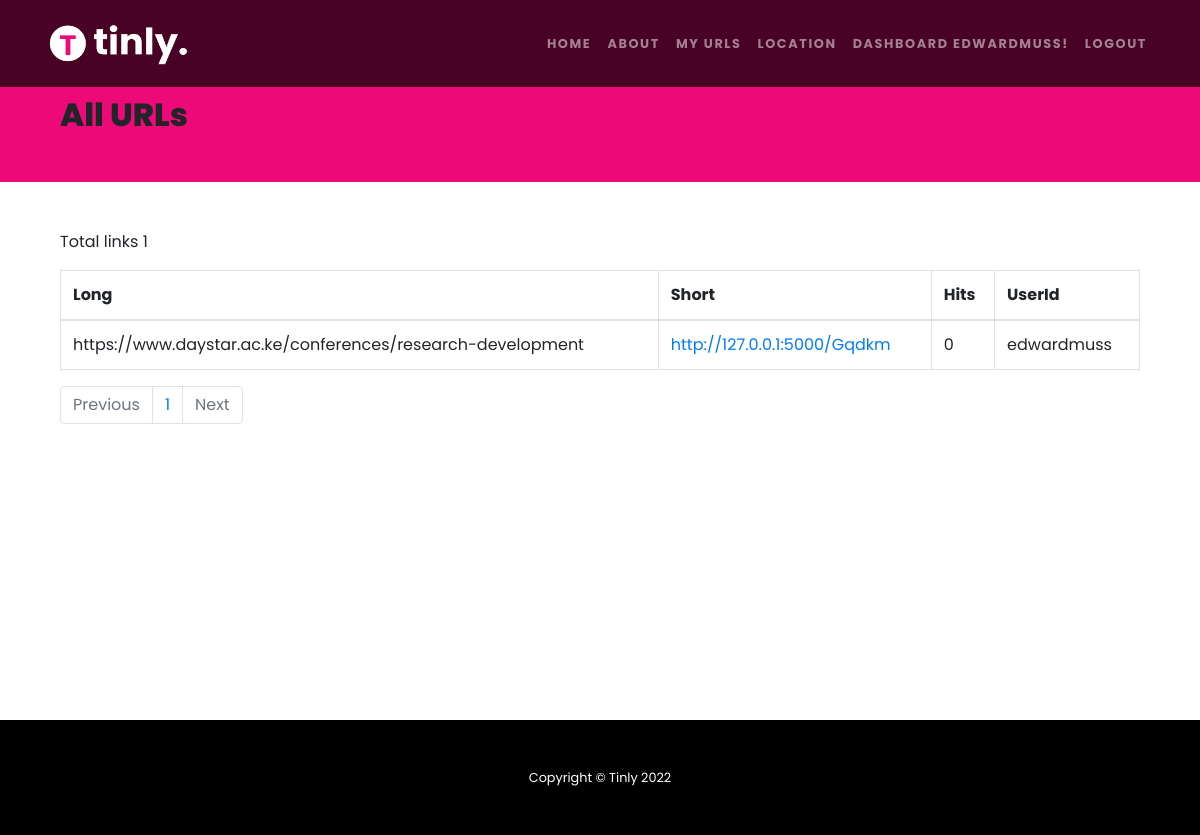
The app's page /my-urls/1 (signed in), older data.
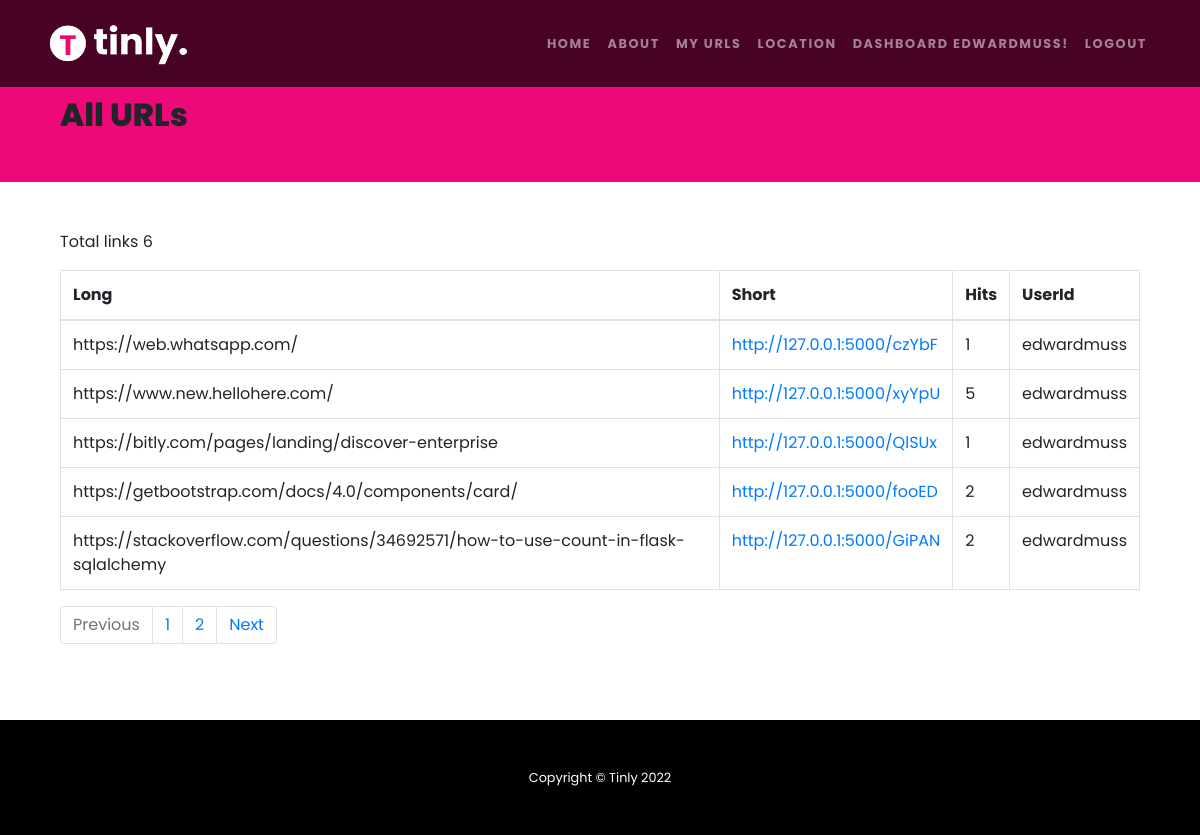
The same page, newer data.
### models/base_model.py (models this page shows, shortened)
class User(db.Model, UserMixin):
    id = db.Column(db.Integer, primary_key=True)
    username = db.Column(db.String(20), nullable=False, unique=True)
    email = db.Column(db.String(120), unique=True, nullable=False)
    image_file = db.Column(db.String(20), nullable=False, default='default.jpg')
    password = db.Column(db.String(80), nullable=False)
    created_at = db.Column(DateTime, default=datetime.datetime.now)
    updated_at = db.Column(DateTime, default=datetime.datetime.now, onupdate=datetime.datetime.now)

class Urls(db.Model):
    id_ = db.Column("id_", db.Integer, primary_key=True)
    user_id = db.Column("user_id", db.Integer, db.ForeignKey('user.id'), nullable=True, default=0)
    long = db.Column("long", db.String())
    short = db.Column("short", db.String(10), nullable=False, unique=True)
    hits = db.Column("hits", db.Integer, nullable=False, default=0)
    created_at = db.Column(DateTime, default=datetime.datetime.now)
    updated_at = db.Column(DateTime, default=datetime.datetime.now, onupdate=datetime.datetime.now)

### core/routes/web.py (the view)
@app.route('/my-urls/<int:page_num>')
@login_required
def myurls(page_num=1):
    myurls = db.session.query(User, Urls).join(Urls).filter_by(user_id = current_user.id).order_by(Urls.id_.desc()).paginate(per_page=5, page=page_num, error_out=True)
    count = db.session.query(Urls).filter_by(user_id = current_user.id).count()
    return render_template('all-urls.html', vals=myurls, base_url=base_url, count=count )

### core/auth.py (called while the page is built)
@login_manager.user_loader
def load_user(user_id):
    return User.query.get(int(user_id))

### core/templates/all-urls.html
{% extends "base.html" %} {% block title %}View all URLS{% endblock %} {% block
content %}
<div class="row bg-primary pt-5">
  <div class="container">
    <div class="col-md-12 mt-5 mb-5">
      <h2 class="">All URLs</h2>
    </div>
  </div>
</div>
<div class="row">
  <div class="container">
    <div class="col-md-12 mt-5">
        <p>Total links {{ count }}</p>
      <table class="table table-stripped table-bordered">
        <thead class="">
          <th>Long</th>
          <th>Short</th>
          <th>Hits</th>
          <th>UserId</th>
        </thead>
        <tbody>
          {% for user, urls in vals.items %}
          <tr>
            <td>{{urls.long}}</td>
            <td>
              <a target="_blank" href="{{base_url + '/' + urls.short}}"
                >{{base_url + '/' + urls.short}}</a
              >
            </td>
            <td>{{urls.hits}}</td>
            <td>{{user.username}}</td>
          </tr>
          {% endfor %}
        </tbody>
      </table>
      <ul class="pagination">
        {% if vals.has_prev %}
        <li class="page-item">
          <a
            class="page-link"
            href="{{ url_for('myurls', page_num=vals.prev_num) }}"
            >Previous</a
          >
        </li>
        {% else %}
        <li class="page-item disabled">
          <span class="page-link">Previous</span>
          {% endif %}
        </li>
        {% for page in vals.iter_pages(left_edge=3, right_edge=3) %} {% if
        page %}
        <li class="page-item">
          <a class="page-link" href="{{ url_for('myurls', page_num=page) }}"
            >{{ page }}</a
          >
        </li>
        {% else %}
        <li class="page-item disabled" id="example_ellipsis">
          <a href="#" class="page-link">…</a>
        </li>
        {% endif %} {% endfor %} {% if vals.has_next %}
        <li class="page-item">
          <a
            class="page-link"
            href="{{ url_for('myurls', page_num=vals.next_num) }}"
            >Next</a
          >
        </li>
        {% else %}
        <li class="page-item disabled">
          <span class="page-link">Next</span>
          {% endif %}
        </li>
      </ul>
    </div>
  </div>
</div>
{% endblock %}

### core/templates/base.html (shortened to what this page needs)
<!DOCTYPE html>
<html lang="en">
<head>
    <link rel="stylesheet" href="https://stackpath.bootstrapcdn.com/bootstrap/4.5.2/css/bootstrap.min.css">
    <link href='https://cdnjs.cloudflare.com/ajax/libs/font-awesome/4.0.3/css/font-awesome.css' rel='stylesheet'>
	<link href="{{ url_for('static',filename='css/style.css') }}" rel="stylesheet">
</head>
<body oncontextmenu='return true' class='snippet-body'>
    <div class="main">
        <nav class="navbar navbar-expand-lg navbar-dark navbar-custom fixed-top">
            <div class="container">
                <a class="navbar-brand" href="{{ url_for('home')}}">
                    <img src="{{ url_for('static',filename='images/logo-light.png') }}" width="150" alt="logo">
                </a>
                <div class="collapse navbar-collapse" id="navbarResponsive">
                    <ul class="navbar-nav ml-auto">
                        <li class="nav-item">
                            <a class="nav-link" href="{{ url_for('home') }}">Home</a>
                        </li>
                        <li class="nav-item">
                            <a class="nav-link" href="{{ url_for('about') }}">About</a>
                        </li>
                        {% if current_user.is_authenticated %}
                            <li class="nav-item">
                                <a class="nav-link" href="{{ url_for('myurls', page_num=1) }}">My Urls</a>
                            </li>
                            <li class="nav-item">
                                <a class="nav-link" href="{{ url_for('locations') }}">Location</a>
                            </li>
                            <li class="nav-item">
                                <a class="nav-link" href="{{ url_for('dashboard') }}">Dashboard {{ current_user.username }}!</a>
                            </li>
                            <li class="nav-item">
                                <a class="nav-link" href="{{ url_for('logout') }}">Logout</a>
                            </li>
                        {% endif %}
                    </ul>
                </div>
            </div>
        </nav>
        {% block content%}
        {% endblock %}
    </div>
  <footer class="py-5 bg-black">
    <div class="container">
        <p class="m-0 text-center text-white small">Copyright &copy; Tinly {{ moment().format('YYYY') }}</p>
    </div>
</footer>
</body>
</html>

Row changes from the older to the newer data that the page shows:
no longer on this page (row edited): Urls: short "http://127.0.0.1:5000/Gqdkm"
now on one of the page's lists (row unchanged): User: long "https://www.new.hellohere.com/", hits "5", username "edwardmuss", long "https://bitly.com/pages/landing/discover-enterprise", hits "1", long "https://getbootstrap.com/docs/4.0/components/card/", hits "2", long "https://stackoverflow.com/questions/34692571/how-to-use-count-in-flask-sqlalchemy"
computed for User "edwardmuss": long "https://www.daystar.ac.ke/conferences/research-development" → "https://web.whatsapp.com/"; hits "0" → "1"
added Urls: short "http://127.0.0.1:5000/czYbF"
added Urls: short "http://127.0.0.1:5000/xyYpU"
added Urls: short "http://127.0.0.1:5000/QlSUx"
added Urls: short "http://127.0.0.1:5000/fooED"
added Urls: short "http://127.0.0.1:5000/GiPAN"
Text that changed along with them:
{{ count }}: "1" → "6"
new list line: "2"
